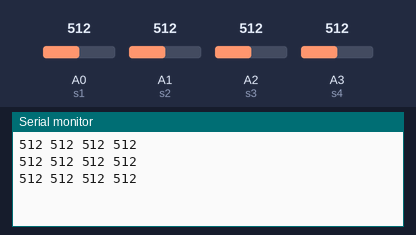
Simulated run of this sketch. Board: Arduino Uno, built with avr-gcc and run on an emulated ATmega328P. On the bench: the last lines printed to the serial monitor. Inputs (shaded band) come from the test bench; at power-on: A0 (s1) = 512, A1 (s2) = 512, A2 (s3) = 512, A3 (s4) = 512.

Above: at 1.3 s.
1.4 s: A0 (s1) set to 716
At 1.9 s:
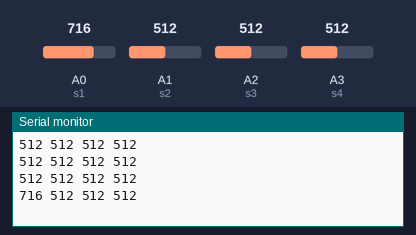
2.9 s: A1 (s2) set to 716
At 3.4 s:
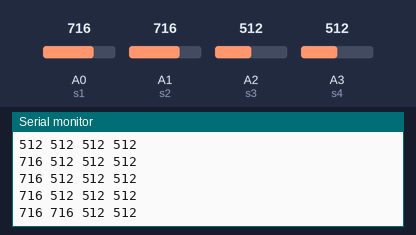
4.4 s: A2 (s3) set to 716
At 4.9 s:
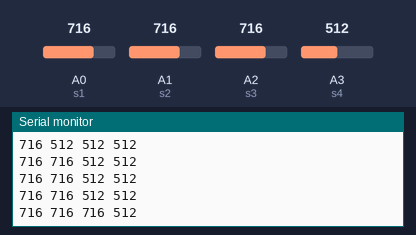
5.9 s: A3 (s4) set to 716
At 6.4 s:
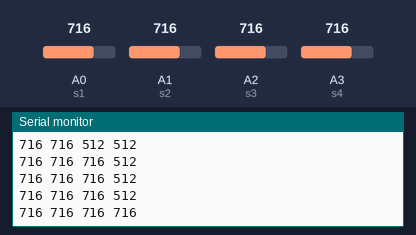
7.4 s: A0 (s1) set to 992
At 7.9 s:
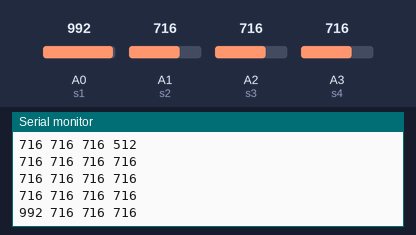
8.9 s: A1 (s2) set to 992
At 9.4 s:
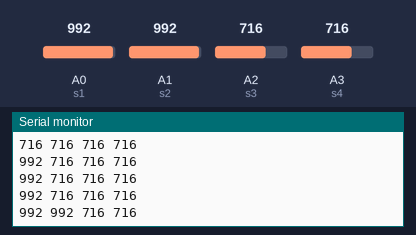
Timing chart, 0 to 11.4 s (numbered marks = the images above; inputs shaded):
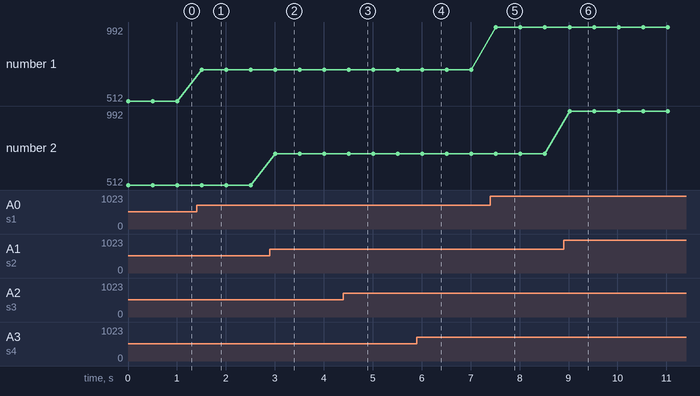

Measured:
- after the input at 1.4 s, the serial monitor: prints a new line after 0.10 s (image 1)
- after the input at 2.9 s, the serial monitor: prints a new line after 0.11 s (image 2)
- after the input at 4.4 s, the serial monitor: prints a new line after 0.11 s (image 3)
- after the input at 5.9 s, the serial monitor: prints a new line after 0.11 s (image 4)
- after the input at 7.4 s, the serial monitor: prints a new line after 0.12 s (image 5)
- after the input at 8.9 s, the serial monitor: prints a new line after 0.12 s (image 6)
- plotted number 1: 512 → 716 after the input at 1.4 s, 716 → 992 after the input at 7.4 s

The sketch:

check.ino
```cpp
int s1=A0;
int s2=A1;
int s3=A2;
int s4=A3;//신호 값 사용 범위


void setup() {
  Serial.begin(9600);

}

void loop() {
  int val1=analogRead(s1);
  int val2=analogRead(s2);
  int val3=analogRead(s3);
  int val4=analogRead(s4);// 신호 받기
  Serial.print(val1);
  Serial.print(' ');
  Serial.print(val2);
  Serial.print(' ');
  Serial.print(val3);
  Serial.print(' ');
  Serial.println(val4);
  delay(500);


}
```
